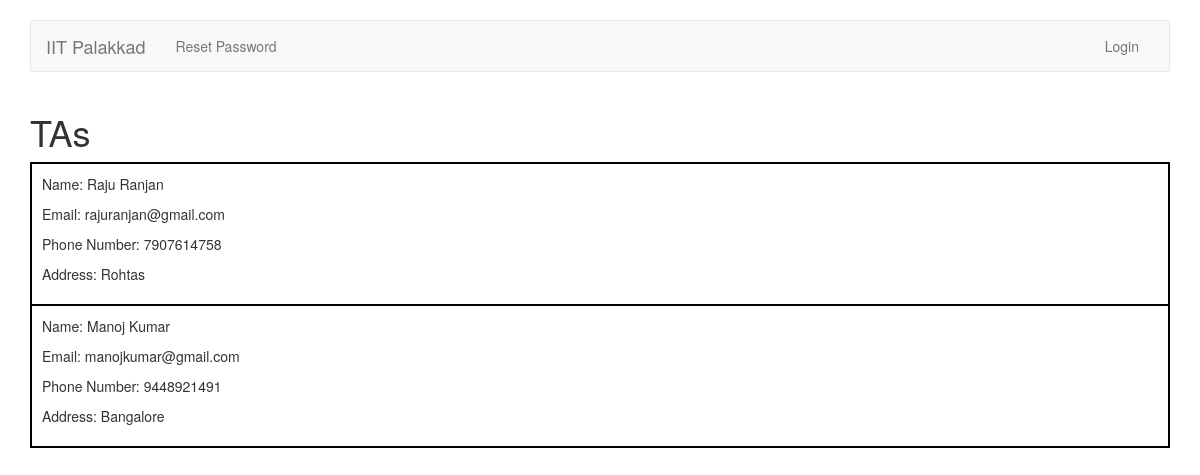
Page /accounts/display/tas/ on the earlier database version.
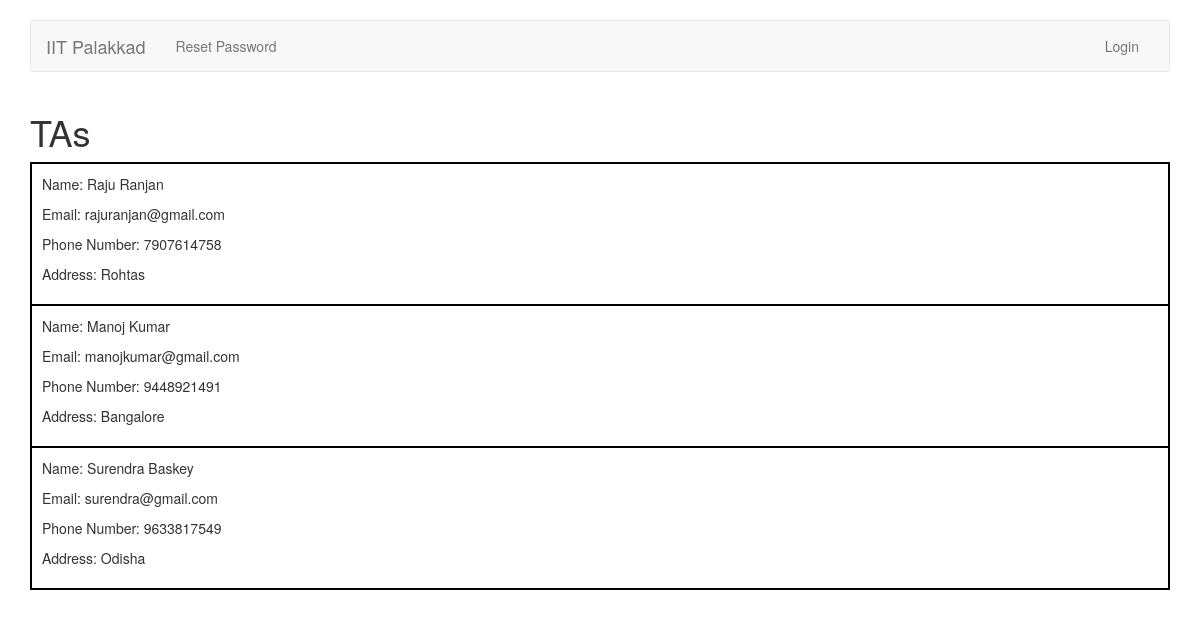
Same page on the later database version.
### accounts/models.py (models this page shows)
class TAProfile(models.Model):
	user = models.OneToOneField(User, unique=True, on_delete=models.CASCADE, null=True, related_name='ta_profile')
	phone_number = models.CharField(max_length=10)
	address = models.CharField(max_length=100)
	def __str__(self):
		return self.user.first_name + " " + self.user.last_name

class User(AbstractUser):
    	TA = 1
    	TEACHER = 2
    	ADMIN = 3
    	ROLE_CHOICES = (
        	(TA, 'TA'),
        	(TEACHER, 'Teacher'),
        	(ADMIN, 'Admin'),
    	)
	role = models.PositiveSmallIntegerField(choices=ROLE_CHOICES, null=True, blank=True)

### accounts/views.py (the view)
def display_tas(request):
	tas = TAProfile.objects.all()
	args = { 'tas': tas }
	return render(request, 'accounts/display_tas.html', args)

### accounts/templates/accounts/display_tas.html (shortened to what this page needs)
{% extends 'base.html' %}
{% block body %}
	<div class="container">
	<h1>TAs</h1>
	<table style="border: 1px solid black; width:100%">
	{% for ta in tas %}
	<tr>
	<td style="border: 2px solid black; padding:10px">
		<p>Name: {{ ta.user.first_name }} {{ ta.user.last_name }}</p>
		<p>Email: {{ ta.user.email }}</p>
		<p>Phone Number: {{ ta.phone_number }}</p>
		<p>Address: {{ ta.address }}</p>
	</td>
	</tr>
	{% endfor %}
	</table>
	</div>
{% endblock %}

Differences in the rows shown:
added TAProfile: user.first_name "Surendra", user.last_name "Baskey", user.email "surendra@gmail.com", phone_number "9633817549", address "Odisha"
